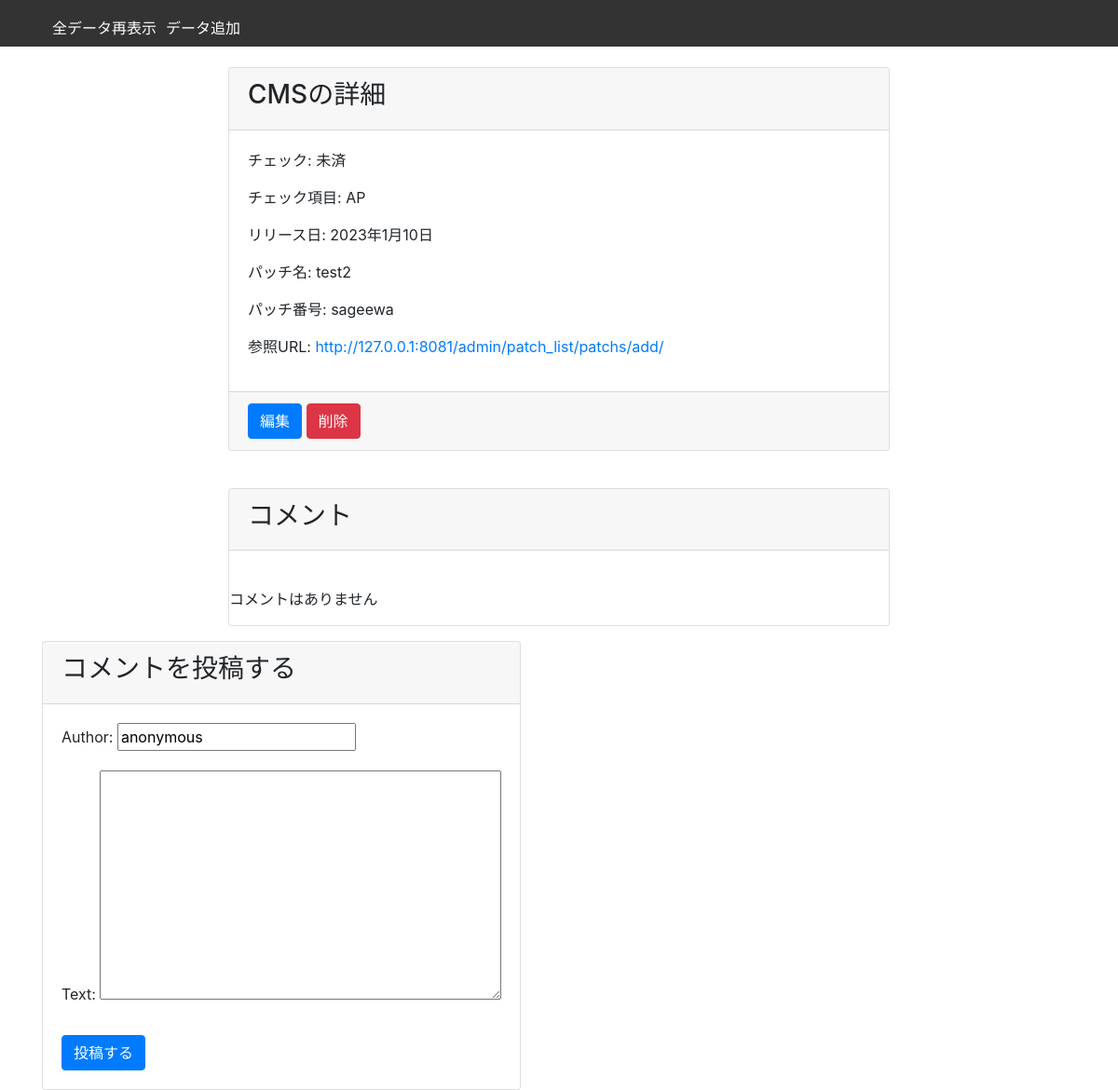
Before: /patch/detail/12/ with the older database file.
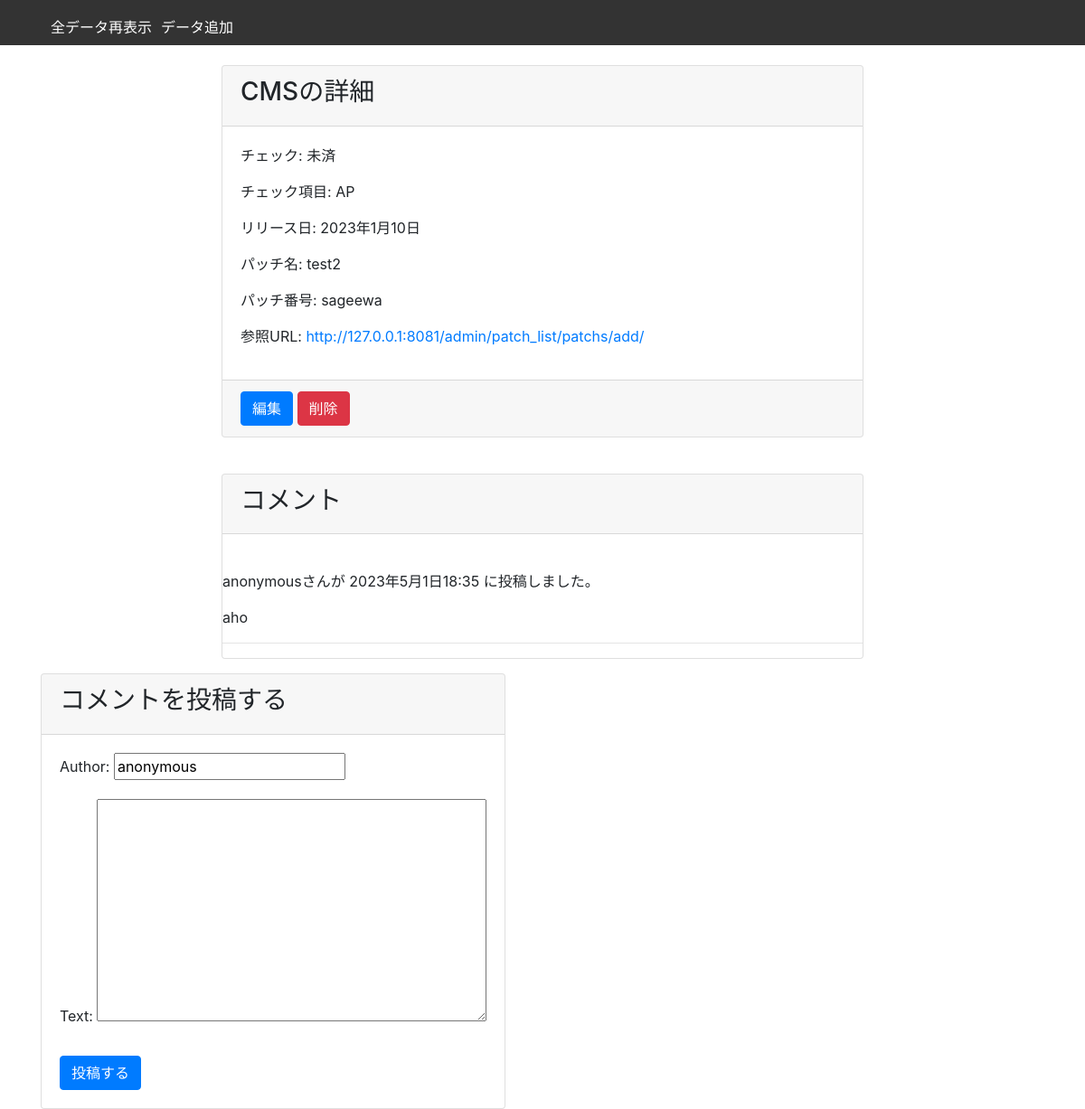
After: the same page with the newer database file.
### patch_list/models.py (models this page shows, shortened)
class Comment(models.Model):
    patchs = models.ForeignKey(Patchs, on_delete=models.CASCADE, related_query_name='comments')
    author = models.CharField(default="anonymous", max_length=200)
    text = models.TextField()
    created_date = models.DateTimeField(default=timezone.now)
    class Meta:
        ordering = ['-created_date']

### patch_list/views.py (the view, shortened to what this page needs)
# urls.py: path('detail/<int:pk>/', views.PatchDetailView.as_view(), name='detail'),
class PatchDetailView(DetailView):
    model = Patchs
    template_name = 'patch/patch_detail.html'
    context_object_name = 'patch_list'
    def get_context_data(self, **kwargs):
        context = super().get_context_data(**kwargs)
        context['comments'] = Comment.objects.filter(patchs=self.get_object())
        context['form'] = CommentForm()
        return context

### patch_list/forms.py
class CommentForm(forms.ModelForm):
    class Meta:
        model = Comment
        fields = ('author', 'text')

### templates/patch/patch_detail.html (shortened to what this page needs)
{% extends 'base_for_patch.html' %}
{% block content %}
    <div class="container">
        <div class="row">
            <div class="col-md-8 mx-auto">
                <div class="card mt-5">
                    <div class="card-header">
                        <h3>{{ patch_list.name }}の詳細</h3>
                    </div>
                    <div class="card-body">
                        <p>チェック: {% if patch_list.impact_check %}済み{% else %}未済{% endif %}</p>
                        <p>チェック項目: {{ patch_list.checks }}</p>
                        <p>リリース日: {{ patch_list.release_date }}</p>
                        <p>パッチ名: {{ patch_list.patch_name }}</p>
                        <p>パッチ番号: {{ patch_list.patch_no }}</p>
                        <p>参照URL: <a href="{{ patch_list.reference_url }}" target="_blank">{{ patch_list.reference_url }}</a>
                        </p>
                    </div>
                    <div class="card-footer">
                        <a href="{% url 'patch_list:update' patch_list.pk %}" class="btn btn-primary">編集</a>
                        <a href="{% url 'patch_list:delete' patch_list.pk %}" class="btn btn-danger"
                           onclick="if(!confirm('本当に削除しますか？')){return false;}">削除</a>
                    </div>
                </div>
                <br>
                <div class="card mt-3">
                    <div class="card-header">
                        <h3>コメント</h3>
                    </div>
                    <div class="card-body"></div>
                    {% for comment in comments %}
                        <div class="comment">
                            <p class="info"> {{ comment.author }}さんが {{ comment.created_date }} に投稿しました。</p>
                            <p> {{ comment.text | linebreaks }}</p>
                          <hr>
                        </div>
                    {% empty %}
                        <p>コメントはありません</p>
                    {% endfor %}
                </div>
            </div>
            <br>
            <div class="card mt-3">
                <div class="card-header">
                    <h3>コメントを投稿する</h3>
                </div>
                <div class="card-body">
                    <form method="POST">
                        {{ form.as_p }}
                        <button type="submit" class="btn btn-primary mt-2">投稿する</button>
                    </form>
                </div>
            </div>
        </div>
    </div>
{% endblock %}

Changed rows visible on the page:
added Comment: author "anonymous", created_date "2023年5月1日18:35", text "aho"
Other visible differences:
text no longer shown: "コメントはありません"
